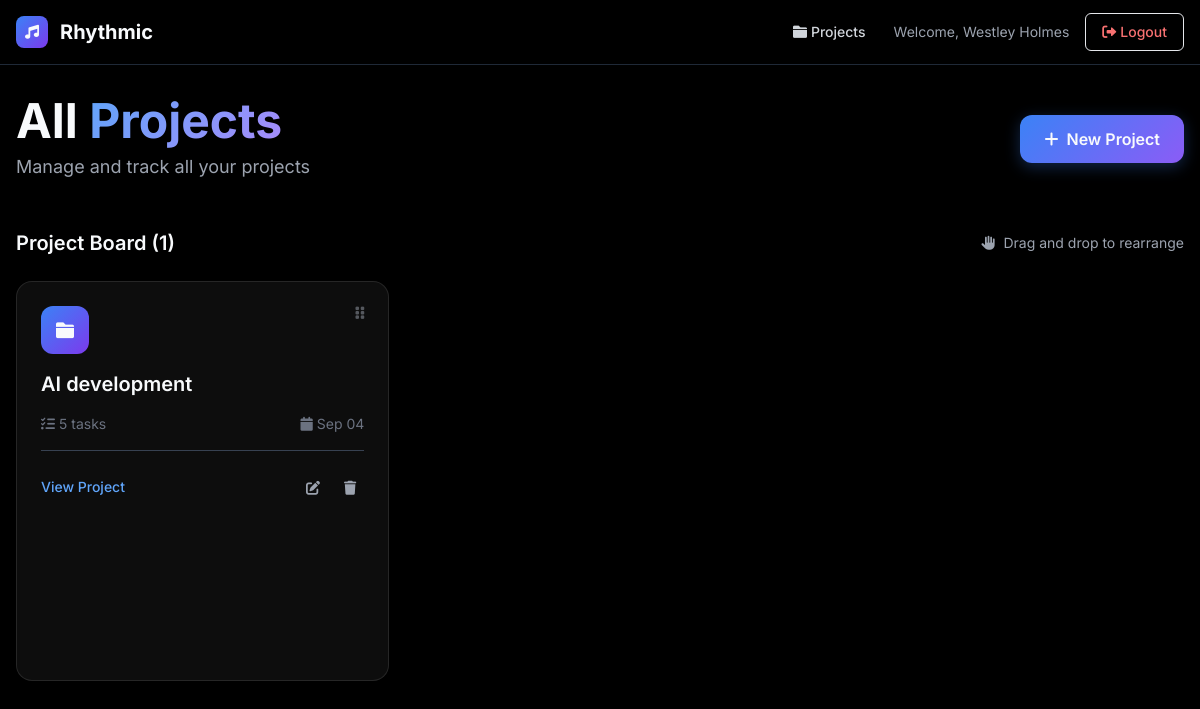
The page /projects (signed in) on the database its author committed.
### app.py (models this page shows)
class User(UserMixin, db.Model):
    id = db.Column(db.Integer, primary_key=True)
    email = db.Column(db.String(120), unique=True, nullable=False)
    name = db.Column(db.String(100), nullable=False)
    password_hash = db.Column(db.String(128))
    provider = db.Column(db.String(50), default='local')  # 'local', 'google', 'microsoft'
    provider_id = db.Column(db.String(120))  # OAuth provider user ID
    avatar_url = db.Column(db.String(200))  # Profile picture URL
    created_at = db.Column(db.DateTime, default=datetime.utcnow)
    projects = db.relationship('Project', backref='owner', lazy=True)

class Project(db.Model):
    id = db.Column(db.Integer, primary_key=True)
    name = db.Column(db.String(200), nullable=False)
    description = db.Column(db.Text)
    owner_id = db.Column(db.Integer, db.ForeignKey('user.id'), nullable=False)
    created_at = db.Column(db.DateTime, default=datetime.utcnow)
    updated_at = db.Column(db.DateTime, default=datetime.utcnow, onupdate=datetime.utcnow)
    vision = db.Column(db.Text)
    problems = db.Column(db.Text)
    timeline = db.Column(db.Text)
    impact = db.Column(db.Text)
    goals = db.Column(db.Text)
    tasks = db.relationship('Task', backref='project', lazy=True, cascade='all, delete-orphan')

### app.py (the view)
@app.route('/projects')
@login_required
def projects():
    projects = Project.query.filter_by(owner_id=current_user.id).all()
    return render_template('projects.html', projects=projects)

### app.py (called while the page is built)
@login_manager.user_loader
def load_user(user_id):
    return db.session.get(User, int(user_id))

### templates/projects.html (shortened to what this page needs)
{% extends "base.html" %}
{% block content %}
<div class="max-w-7xl mx-auto px-4 py-8">
    <div class="mb-12">
        <div class="flex flex-col sm:flex-row justify-between items-start sm:items-center gap-4">
            <div>
                <h1 class="text-4xl md:text-5xl font-bold text-white mb-2">
                    All <span class="gradient-text">Projects</span>
                </h1>
                <p class="text-gray-400 text-lg">Manage and track all your projects</p>
            </div>
            <a href="{{ url_for('new_project') }}" class="btn-primary text-white px-6 py-3 rounded-xl font-semibold inline-flex items-center shadow-lg">
                <i class="fas fa-plus mr-2"></i>New Project
            </a>
        </div>
    </div>
    {% if projects %}
        <div class="mb-6">
            <div class="flex items-center justify-between">
                <h2 class="text-xl font-semibold text-white">Project Board ({{ projects|length }})</h2>
                <div class="text-sm text-gray-400">
                    <i class="fas fa-hand-paper mr-1"></i>
                    Drag and drop to rearrange
                </div>
            </div>
        </div>
        <div id="projects-board" class="grid grid-cols-1 md:grid-cols-2 lg:grid-cols-3 xl:grid-cols-4 gap-6">
            {% for project in projects %}
            <div class="project-card glass rounded-2xl p-6 card-hover cursor-move"
                 draggable="true"
                 data-project-id="{{ project.id }}"
                 data-project-name="{{ project.name }}">
                <div class="drag-handle flex justify-between items-start mb-4">
                    <div class="w-12 h-12 bg-gradient-to-br from-blue-500 to-purple-600 rounded-xl flex items-center justify-center">
                        <i class="fas fa-folder text-white text-lg"></i>
                    </div>
                    <div class="flex items-center space-x-1 opacity-50 hover:opacity-100 transition-opacity">
                        <i class="fas fa-grip-vertical text-gray-400 text-sm"></i>
                    </div>
                </div>
                <div class="mb-4">
                    <h3 class="text-xl font-semibold text-white mb-2 line-clamp-2">
                        <a href="{{ url_for('view_project', id=project.id) }}"
                           class="hover:text-blue-400 transition-colors duration-200 block">
                            {{ project.name }}
                        </a>
                    </h3>
                </div>
                <div class="flex items-center justify-between text-sm text-gray-500 mb-4">
                    <span class="flex items-center">
                        <i class="fas fa-tasks mr-1"></i>
                        {{ project.tasks|length }} tasks
                    </span>
                    <span class="flex items-center">
                        <i class="fas fa-calendar mr-1"></i>
                        {{ project.created_at.strftime('%b %d') }}
                    </span>
                </div>
                <div class="flex items-center justify-between pt-4 border-t border-gray-700">
                    <a href="{{ url_for('view_project', id=project.id) }}"
                       class="text-blue-400 hover:text-blue-300 text-sm font-medium transition-colors duration-200">
                        View Project
                    </a>
                    <div class="flex items-center space-x-2">
                        <a href="{{ url_for('edit_project', id=project.id) }}"
                           class="text-gray-400 hover:text-blue-400 p-2 rounded-lg hover:bg-blue-500/10 transition-all duration-200"
                           title="Edit Project">
                            <i class="fas fa-edit text-sm"></i>
                        </a>
                        <form method="POST" action="{{ url_for('delete_project', id=project.id) }}"
                              class="inline"
                              onsubmit="return confirm('Are you sure you want to delete this project?')">
                            <button type="submit"
                                    class="text-gray-400 hover:text-red-400 p-2 rounded-lg hover:bg-red-500/10 transition-all duration-200"
                                    title="Delete Project">
                                <i class="fas fa-trash text-sm"></i>
                            </button>
                        </form>
                    </div>
                </div>
            </div>
            {% endfor %}
        </div>
    {% endif %}
</div>
{% endblock %}

### templates/base.html (shortened to what this page needs)
<!DOCTYPE html>
<html lang="en">
<head>
    <link href="https://cdn.jsdelivr.net/npm/tailwindcss@2.2.19/dist/tailwind.min.css" rel="stylesheet">
    <link href="https://cdnjs.cloudflare.com/ajax/libs/font-awesome/6.0.0/css/all.min.css" rel="stylesheet">
    <link rel="stylesheet" href="{{ url_for('static', filename='css/style.css') }}">
</head>
<body class="bg-black text-white font-inter antialiased">
    <nav class="bg-gray-900/80 backdrop-blur-md border-b border-gray-800 sticky top-0 z-50">
        <div class="max-w-7xl mx-auto px-4">
            <div class="flex justify-between h-16">
                <div class="flex items-center">
                    <a href="{{ url_for('projects') if current_user.is_authenticated else url_for('index') }}" class="flex items-center group">
                        <div class="w-8 h-8 bg-gradient-to-br from-blue-500 to-purple-600 rounded-lg flex items-center justify-center mr-3 group-hover:scale-110 transition-transform duration-200">
                            <i class="fas fa-music text-white text-sm"></i>
                        </div>
                        <span class="text-xl font-bold text-white">Rhythmic</span>
                    </a>
                </div>
                <div class="flex items-center space-x-4">
                    {% if current_user.is_authenticated %}
                        <a href="{{ url_for('projects') }}" class="text-gray-300 hover:text-white px-3 py-2 rounded-md text-sm font-medium transition-colors duration-200">
                            <i class="fas fa-folder mr-1"></i>Projects
                        </a>
                        <span class="text-gray-400 text-sm">Welcome, {{ current_user.name }}</span>
                        <a href="{{ url_for('logout') }}" class="bg-red-600/20 text-red-400 border border-red-600/30 px-4 py-2 rounded-md text-sm font-medium hover:bg-red-600/30 transition-all duration-200">
                            <i class="fas fa-sign-out-alt mr-1"></i>Logout
                        </a>
                    {% endif %}
                </div>
            </div>
        </div>
    </nav>
    <main class="min-h-screen">
        {% block content %}{% endblock %}
    </main>
</body>
</html>

### static/css/style.css (style rules this page uses)
.font-inter { font-family: 'Inter', -apple-system, BlinkMacSystemFont, 'Segoe UI', Roboto, sans-serif; }
html { scroll-behavior: smooth; }
.glass { background: rgba(255, 255, 255, 0.05); backdrop-filter: blur(10px); border: 1px solid rgba(255, 255, 255, 0.1); }
.gradient-text { background: linear-gradient(135deg, #60a5fa, #a78bfa); -webkit-background-clip: text; -webkit-text-fill-color: transparent; background-clip: text; }
.text-white { color: #f8fafc !important; }
.text-gray-300 { color: #d1d5db !important; }
.text-gray-400 { color: #9ca3af !important; }
.btn-primary { background: linear-gradient(135deg, #3b82f6, #8b5cf6); transition: all 0.3s ease; box-shadow: 0 4px 15px rgba(59, 130, 246, 0.3); }
.card-hover { transition: all 0.3s ease; }
.project-card { transition: all 0.3s ease; position: relative; min-height: 280px; }
.drag-handle { cursor: grab; }
.line-clamp-2 { display: -webkit-box; -webkit-line-clamp: 2; -webkit-box-orient: vertical; overflow: hidden; }
#projects-board { min-height: 400px; }
.animate-fadeInUp { animation: fadeInUp 0.6s ease-out; }

### rows shown on the page
User: name "Westley Holmes"
Project: name "AI development", tasks|length "5", created_at "Sep 04"

### other values the page prints
{{ projects|length }} "1"
